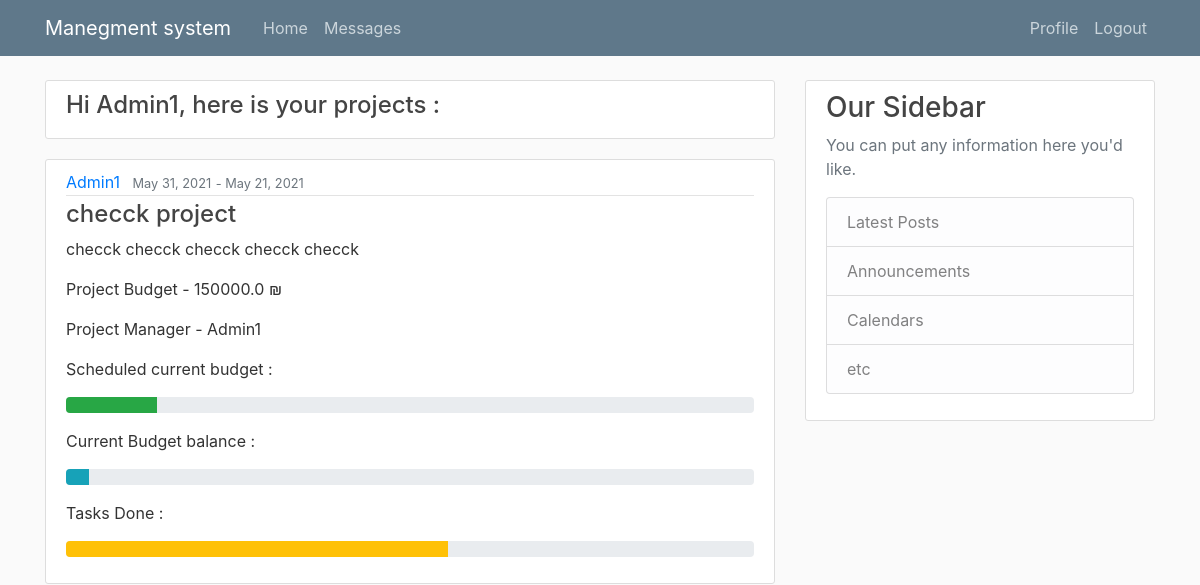
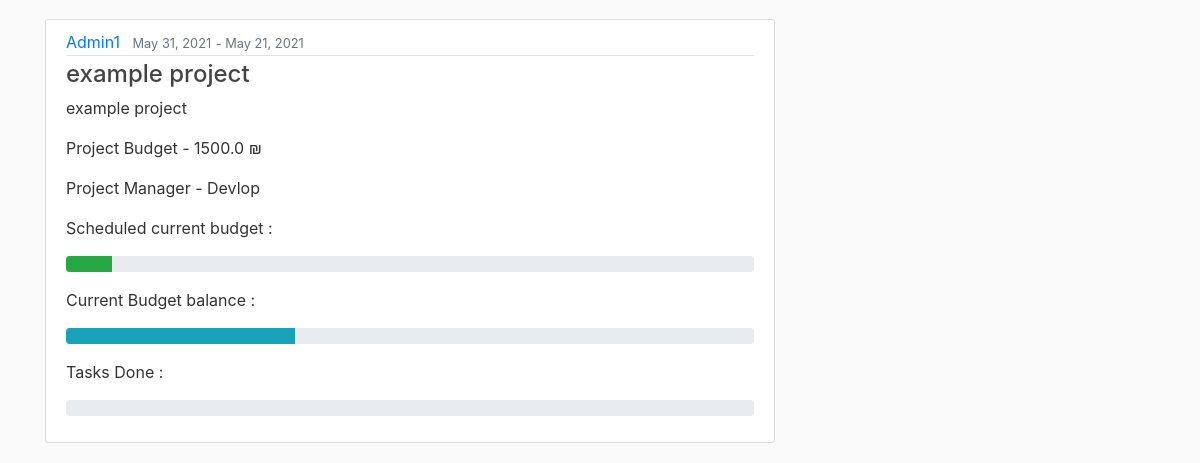
The page /accounts/profile/client/ (signed in) on the database as committed earlier (2 pictures, top to bottom).
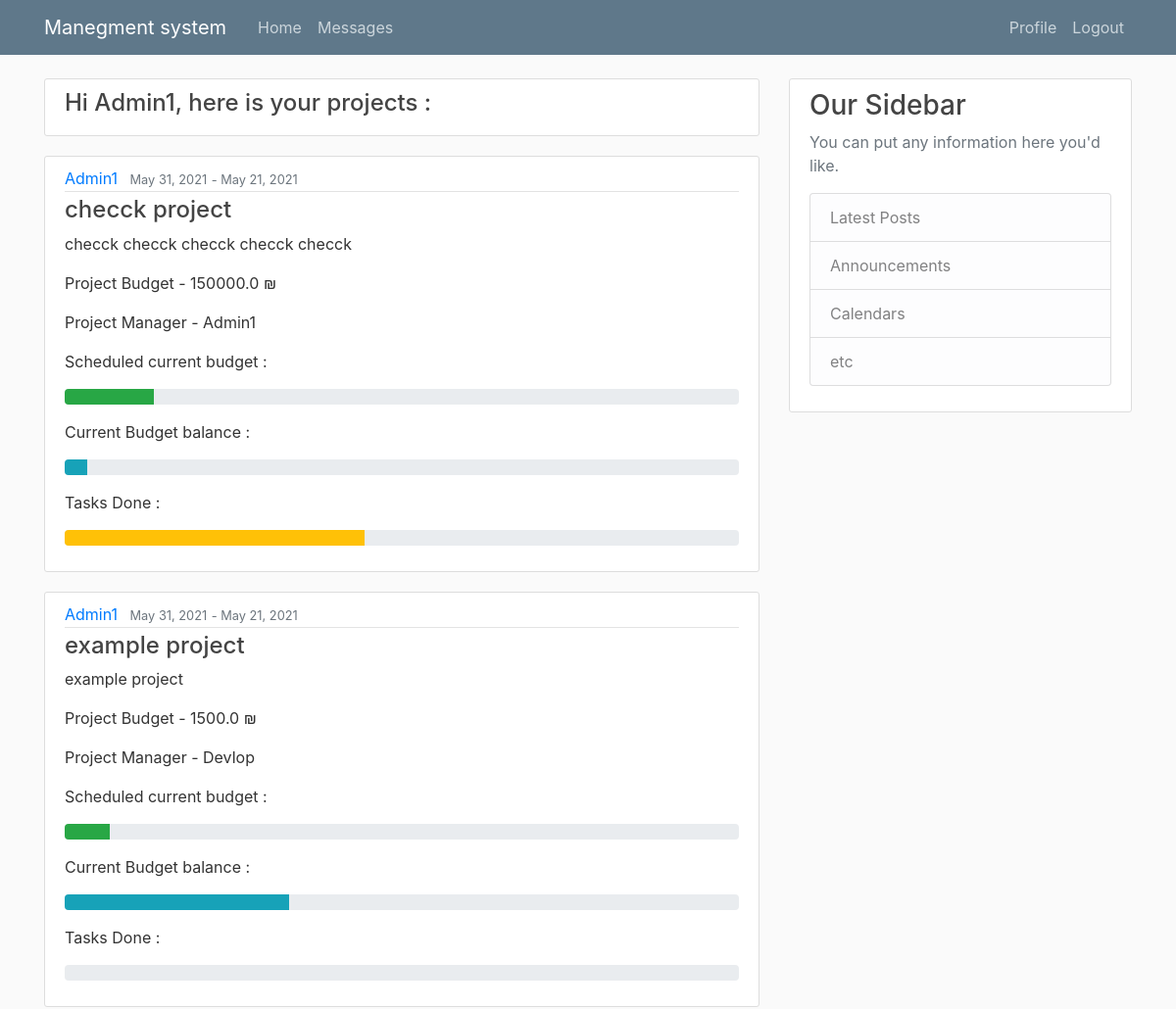
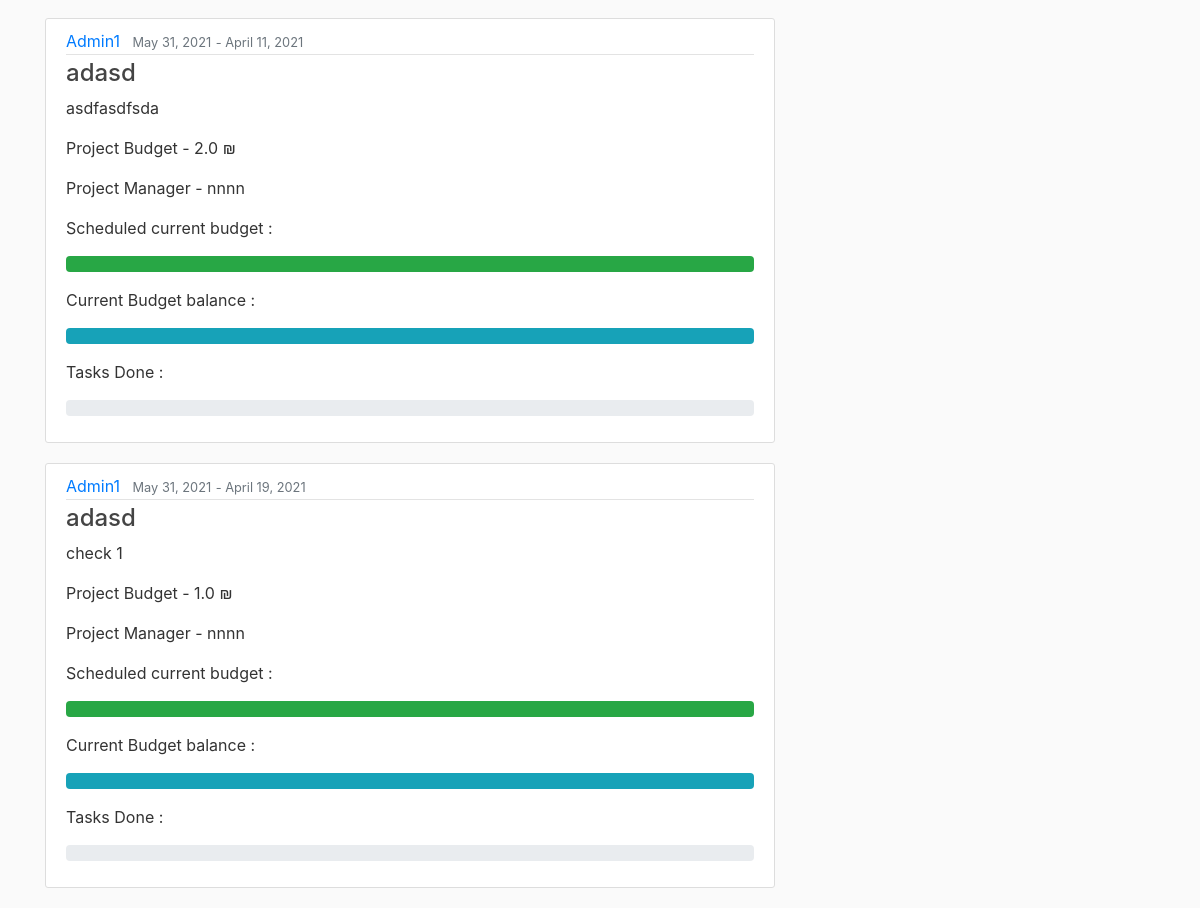
The same page on the database as committed later (2 pictures, top to bottom).
### work/models.py (models this page shows, shortened)
class project(models.Model):
    ProjectName = models.CharField(max_length=300, null=False)
    Description = models.CharField(max_length=500, null=True)
    startTime = models.DateField(null=False, auto_now=True)
    endTime = models.DateField(null=False)
    client = models.ForeignKey(User, on_delete=models.CASCADE)
    manager = models.ForeignKey(User, related_name="project_manager", on_delete=models.CASCADE)
    Budget = models.FloatField(null=False, default=0)
    currentBudgeSchedule = models.FloatField(null=False, default=0)
    MoneySpends = models.FloatField(null=False, default=0)

### pages/views.py (the view)
# urls.py: path('accounts/profile/client/',ClientHome_views,name="ClientHome_views"),
def ClientHome_views(request):
    pro = project.objects.all().filter(client=request.user)
    for p in pro:
        p.Scheduled = p.currentBudgeSchedule / p.Budget * 100
        p.Balance = p.MoneySpends / p.Budget * 100
        if Task.objects.all().filter(projectnum=p.id, workDone=100).count() and Task.objects.all().filter(
                projectnum=p.id).count():
            p.taskDone = Task.objects.all().filter(projectnum=p.id, workDone=100).count() / Task.objects.all().filter(
                projectnum=p.id).count() * 100
        else:
            p.taskDone = 0
    obj2 = {'name': request.user.username}
    return render(request, "ClientHome.html", {'projects': pro, 'name': obj2})

### templates/ClientHome.html
{% extends "Base.html" %}
{% block content %}
    <article class="media content-section">
          <div class="media-body">
            {% for a in name %}
            <h4><a class="article-title" > Hi {{ name.name }}, here is your projects :</a></h4>
              </div>
        </article>
    {% endfor %}
    {% for pro in projects %}
        <article class="media content-section">
          <div class="media-body">
            <div class="article-metadata">
              <a class="mr-2" href="#">{{ pro.client }}</a>
              <small class="text-muted">{{ pro.startTime|date:"F d, Y" }}</small>
                <small class="text-muted"> - </small>
              <small class="text-muted">{{ pro.endTime|date:"F d, Y" }}</small>
            </div>
            <h4><a class="article-title" href="#">{{ pro.ProjectName }}</a></h4>
            <p class="article-content">{{ pro.Description }}</p>
             <p><a class="mr-2" >Project Budget - {{ pro.Budget }} ₪ </a></p>
              <p><a class="mr-2" >Project Manager - {{ pro.manager }} </a></p>
               <a class="mr-2" >Scheduled current budget :</a>
           <p>  <div class="progress">
                <div class="progress-bar bg-success" role="progressbar" style="width:{{pro.Scheduled}}%" aria-valuenow="0" aria-valuemin="0" aria-valuemax="100"></div>
             </div></p>
              <a class="mr-2" >Current Budget balance :</a>
              <p><div class="progress">
            <div class="progress-bar bg-info" role="progressbar" style="width: {{pro.Balance}}%" aria-valuenow="0" aria-valuemin="0" aria-valuemax="100"></div>
              </div></p>
              <a class="mr-2" >Tasks Done : {{ pro.totalTask }}  </a>
            <p><div class="progress">
            <div class="progress-bar bg-warning" role="progressbar" style="width: {{pro.taskDone}}%" aria-valuenow="0" aria-valuemin="0" aria-valuemax="100"></div>
              </div></p>
              </div>
        </article>
    {% endfor %}
{% endblock content %}

Rows that differ between the two databases and show on the page:
changed project "checck project": {{ pro.taskDone }} 55.55555555555556 → 44.44444444444444 (drawn)
added project: client "Admin1", startTime "May 31, 2021", endTime "April 11, 2021", ProjectName "adasd", Description "asdfasdfsda", Budget "2.0", manager "nnnn", {{ pro.Scheduled }} 550.0 (drawn), {{ pro.Balance }} 100.0 (drawn)
added project: client "Admin1", startTime "May 31, 2021", endTime "April 19, 2021", ProjectName "adasd", Description "check 1", Budget "1.0", manager "nnnn", {{ pro.Scheduled }} 500.0 (drawn), {{ pro.Balance }} 100.0 (drawn)
